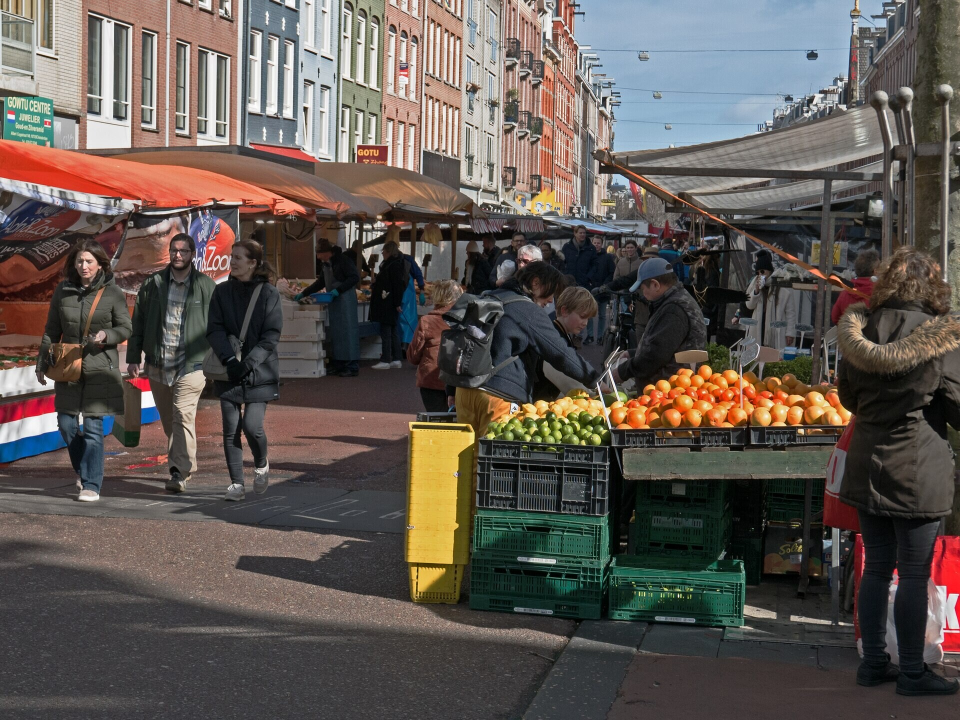
#> input picture survey/sources/amsterdam-market.jpg, 1920 x 1440 px (shown at 1/2 size); its folder holds only this picture in this run
$ python -i encoder.py   (imports and definitions only)
#> lines starting #> are read from the running program, lines starting #| are printed output that depends on the picture
"""Image-to-artifact encoding and generator prompt rendering."""

from __future__ import annotations

import io
import json
import math
import statistics
from dataclasses import asdict
from pathlib import Path
from typing import Any, cast

from PIL import Image, ImageStat, UnidentifiedImageError

from llmpeg.artifact import (
    HEADER_KEY,
    Artifact,
    ArtifactError,
    FidelityProfile,
    FormatHeader,
    SourceInfo,
    Tone,
    source_digest,
)
from llmpeg.providers import VisionProvider

MEDIA_TYPES = {"JPEG": "image/jpeg", "PNG": "image/png", "WEBP": "image/webp"}
DEFAULT_MAX_IMAGE_BYTES = 25 * 1024 * 1024
DEFAULT_MAX_IMAGE_PIXELS = 50_000_000
# Tone statistics are global means, so a 256-pixel thumbnail measures them to within rounding.
TONE_SAMPLE_PIXELS = 256
# Below this mean HSV saturation a source is rendered as black-and-white. Grayscale JPEGs
# measure 0; faint chroma noise from colour-space conversion stays well under it.
MONOCHROME_SATURATION = 6


# [157 lines left out: functions encode_image, _artifact_from_description, measure_tone, colourfulness, _tone_parts, describe_tone, not called in this run]


def _band(value: int, bands: tuple[tuple[int, str], ...]) -> str:
    return next(label for limit, label in bands if value < limit)


# [44 lines left out: function render_generation_prompt, not called in this run]


# Longer or multi-line entries are malformed lists the vision model wrote, not visible text.
MAX_OBSERVED_TEXT = 60


# [28 lines left out: function render_observer_prompt, not called in this run]

>>> from PIL import Image
>>> picture = Image.open('../../survey/sources/amsterdam-market.jpg')
#> picture is the input picture: PIL image 1920x1440 RGB; mean R, G, B 95.3, 87.3, 81.7
>>> result = measure_tone(picture)
#> in measure_tone, `sample.thumbnail((TONE_SAMPLE_PIXELS, TONE_SAMPLE_PIXELS))`:
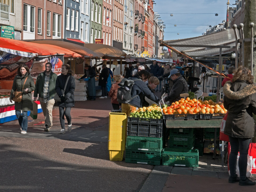
#> sample: PIL image 256x192 RGB; mean R, G, B 95.2, 87.2, 81.6
#> in measure_tone, `red, _, blue = ImageStat.Stat(sample).mean`: red = 95.19; blue = 81.61
#> (the run stopped early here; a loop or call above may not have finished)

$ run again, on survey/sources/astronaut-crew.jpg
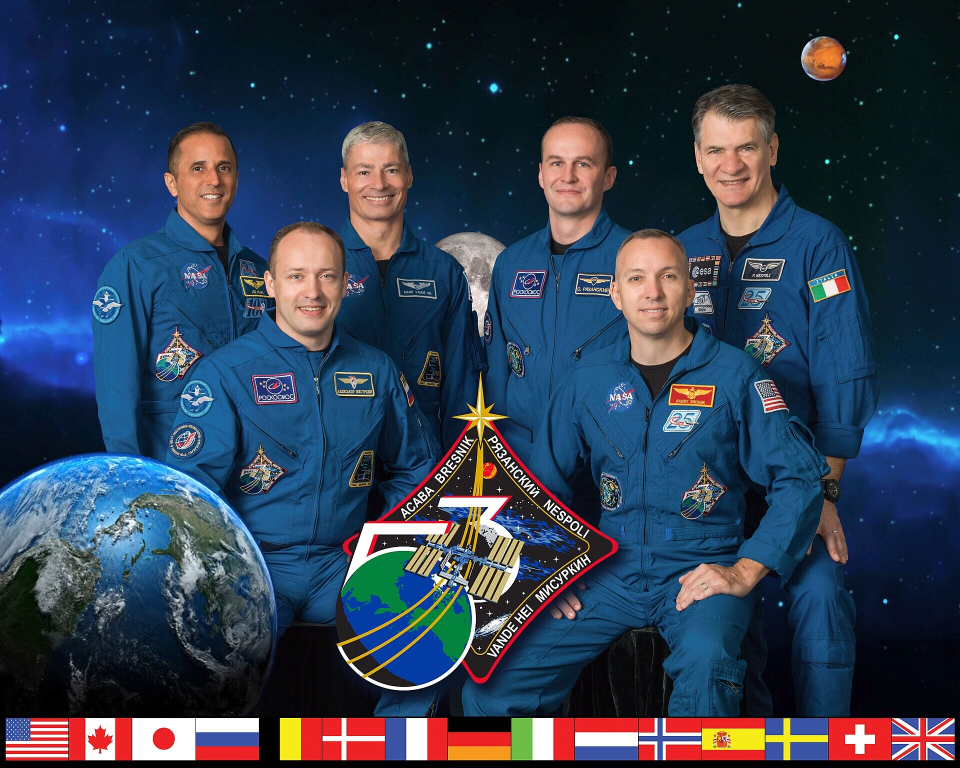
#> input picture survey/sources/astronaut-crew.jpg, 1920 x 1536 px (shown at 1/2 size)
#> picture is the input picture: PIL image 1920x1536 RGB; mean R, G, B 46.9, 61.1, 81.3
#> in measure_tone, `sample.thumbnail((TONE_SAMPLE_PIXELS, TONE_SAMPLE_PIXELS))`:
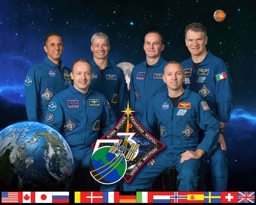
#> sample: PIL image 256x205 RGB; mean R, G, B 46.8, 61, 81.2
#> red = 46.84; blue = 81.16

$ run again, on survey/sources/cat-monochrome.jpg
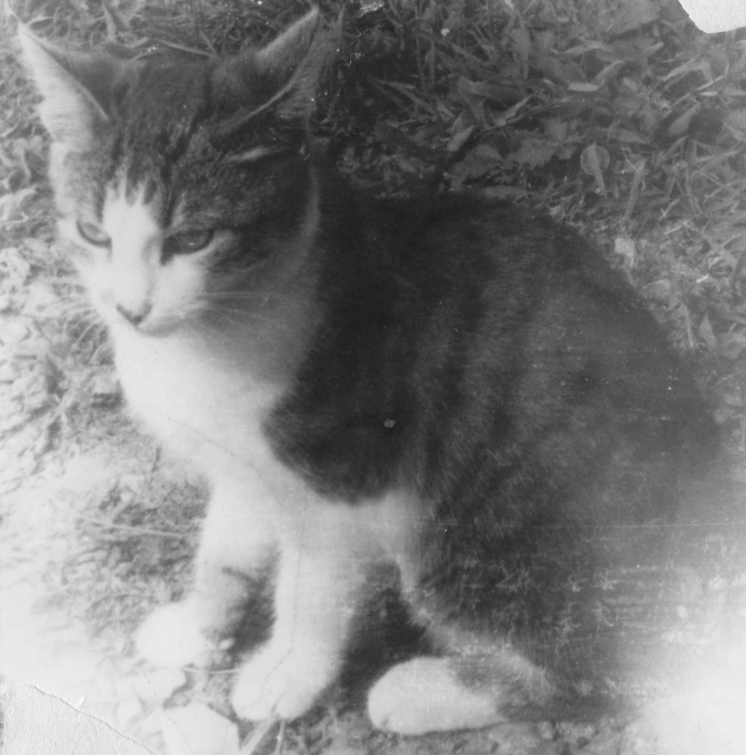
#> input picture survey/sources/cat-monochrome.jpg, 1491 x 1510 px (shown at 1/2 size)
#> picture is the input picture: PIL image 1491x1510 RGB; min 2, max 255, mean 124.9
#> in measure_tone, `sample.thumbnail((TONE_SAMPLE_PIXELS, TONE_SAMPLE_PIXELS))`:
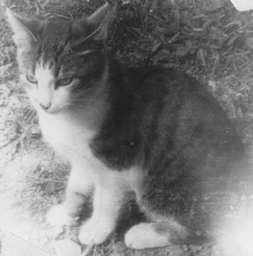
#> sample: PIL image 253x256 RGB; min 30, max 247, mean 125
#> red = 125
